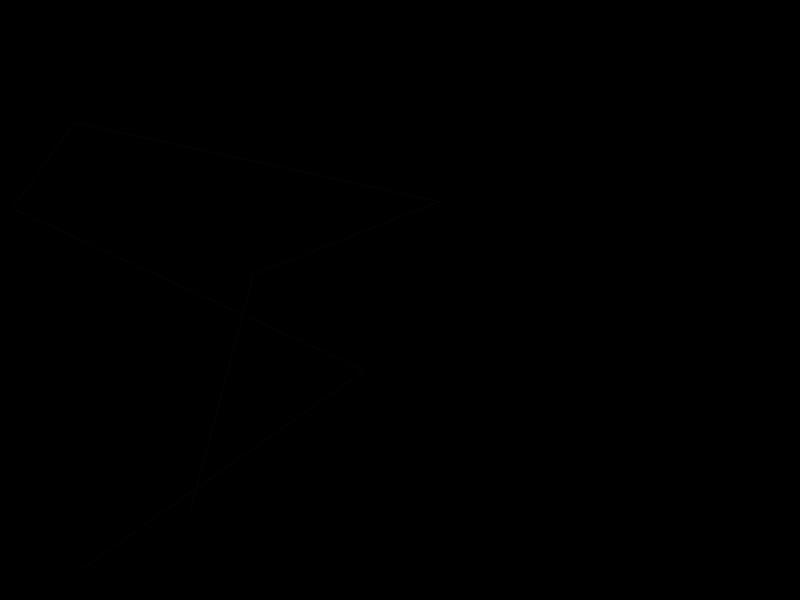
Frame 1 (no input)
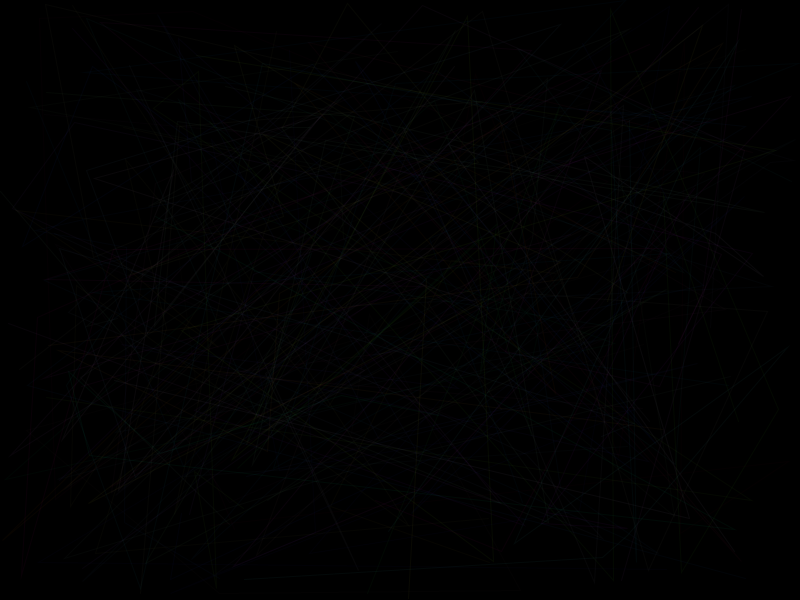
Frame 60 (the mouse pressed at the canvas centre just before this capture)
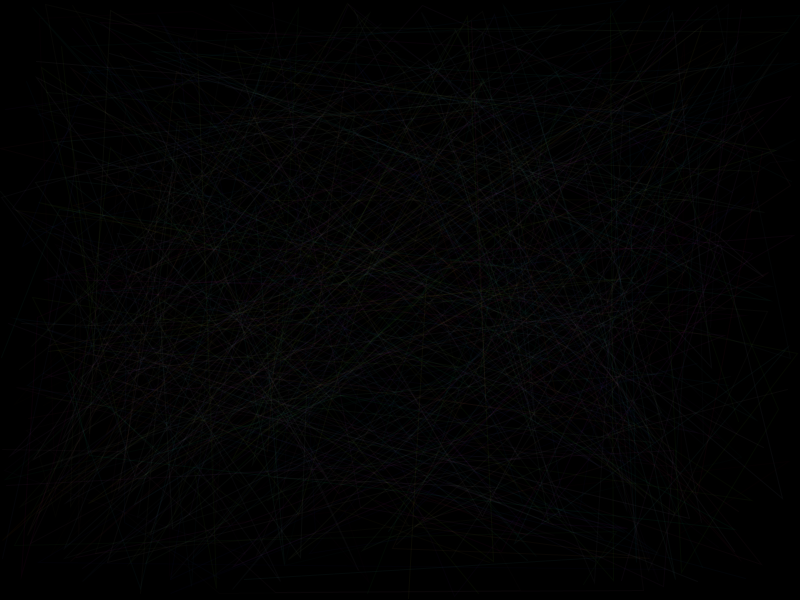
Frame 120 (the mouse held since frame 60 and released just before this capture)

The Processing sketch that drew these frames (run headless with seeded random() and noise(); from frame 60 on, the mouse is pressed at the canvas centre):

// Processing sketch: processing_45817
// ── processing_45817.pde

int val = 0;

void setup() {
  size(800, 600);
  background(0);
  smooth();
}


void draw() {

  noFill();
  
  stroke(random(255), random(255), random(255), 10);
  
  if (keyPressed == true){
   fill(255,255,255,2); 
  }

  beginShape();
  vertex (random(width), random(height));
  vertex (random(width), random(height));
  vertex (random(width), random(height));
  vertex (random(width), random(height));
  vertex (random(width), random(height));
  vertex (random(width), random(height));
  vertex (random(width), random(height));
  endShape();
}
